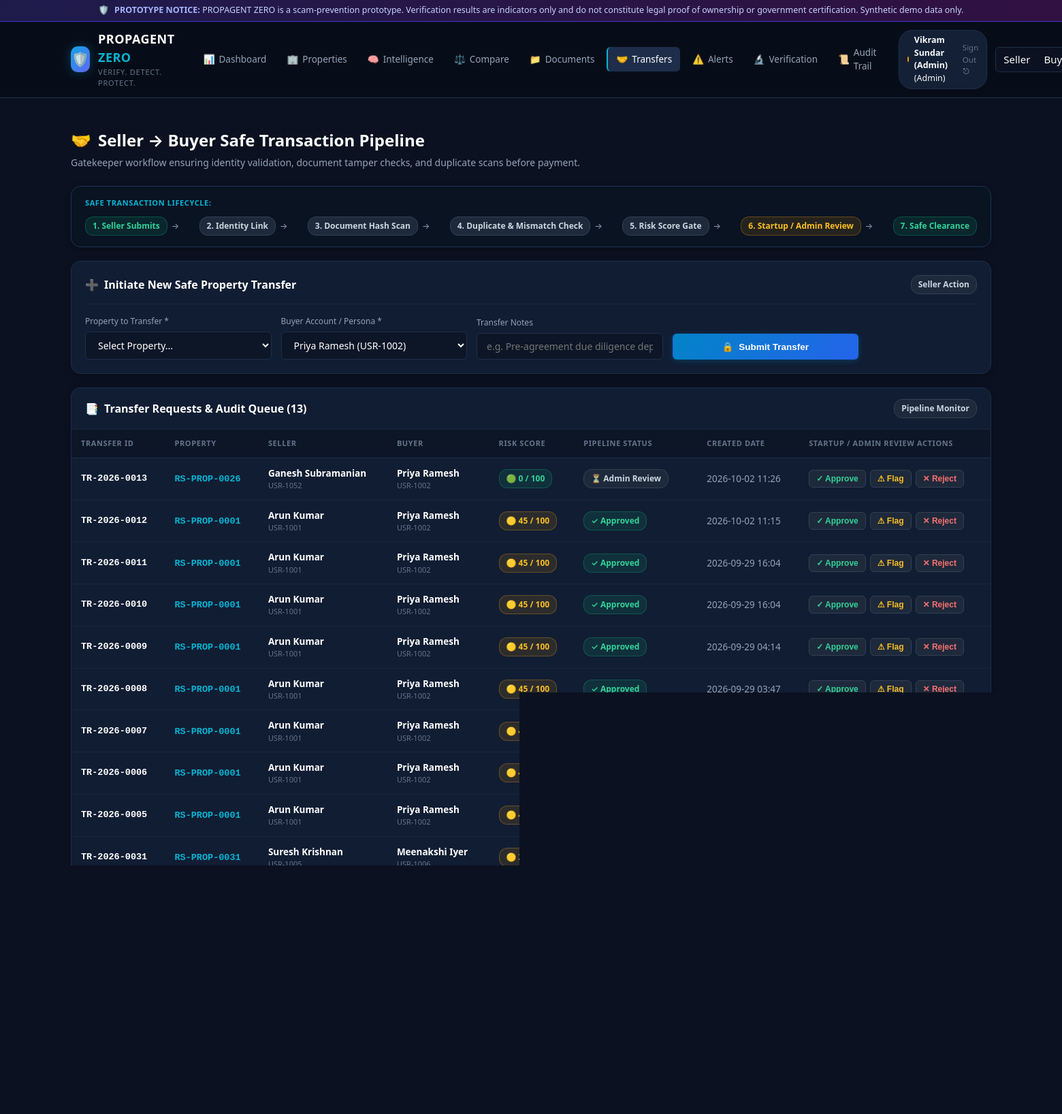
The app's page /transfers (signed in) with its own data.
### tables this page shows
CREATE TABLE transfers (
        id INTEGER PRIMARY KEY AUTOINCREMENT,
        transfer_id TEXT UNIQUE NOT NULL,
        property_id TEXT NOT NULL,
        seller_id TEXT NOT NULL,
        buyer_id TEXT NOT NULL,
        status TEXT NOT NULL DEFAULT 'Submitted',
        created_at TEXT NOT NULL DEFAULT CURRENT_TIMESTAMP,
        updated_at TEXT NOT NULL DEFAULT CURRENT_TIMESTAMP,
        notes TEXT,
        FOREIGN KEY (property_id) REFERENCES properties (property_id) ON DELETE CASCADE
    );

CREATE TABLE users (
        id INTEGER PRIMARY KEY AUTOINCREMENT,
        verified_user_id TEXT UNIQUE NOT NULL,
        name TEXT NOT NULL,
        role TEXT NOT NULL DEFAULT 'seller',
        verification_status TEXT NOT NULL DEFAULT 'Verified',
        password_hash TEXT NOT NULL DEFAULT 'demo_hash',
        email TEXT,
        created_at TEXT NOT NULL DEFAULT CURRENT_TIMESTAMP
    );

CREATE TABLE properties (
        id INTEGER PRIMARY KEY AUTOINCREMENT,
        property_id TEXT UNIQUE NOT NULL,
        owner_id TEXT NOT NULL,
        owner_name TEXT NOT NULL,
        survey_number TEXT NOT NULL,
        land_area REAL NOT NULL,
        area_unit TEXT NOT NULL DEFAULT 'sq.ft',
        property_type TEXT NOT NULL,
        district TEXT NOT NULL,
        taluk TEXT NOT NULL,
        village TEXT NOT NULL,
        location TEXT NOT NULL,
        registration_date TEXT NOT NULL,
        ownership_status TEXT NOT NULL DEFAULT 'Active',
        verification_status TEXT NOT NULL DEFAULT 'Pending',
        risk_score INTEGER NOT NULL DEFAULT 0,
        risk_level TEXT NOT NULL DEFAULT 'Low Risk',
        previous_owner TEXT,
        transfer_date TEXT,
        created_at TEXT NOT NULL DEFAULT CURRENT_TIMESTAMP
    , latitude REAL DEFAULT 13.0827, longitude REAL DEFAULT 80.2707, address TEXT DEFAULT "", land_purpose TEXT DEFAULT "Residential", declared_purpose TEXT DEFAULT "Residential", location_status TEXT DEFAULT "Consistent", purpose_status TEXT DEFAULT "Consistent", boundary_coordinates TEXT DEFAULT "");

### app.py (the view)
@app.route('/transfers')
@login_required
def transfers():
    conn = get_db_connection()
    cursor = conn.cursor()
    cursor.execute("""
        SELECT t.*, p.risk_score, p.risk_level, p.verification_status as prop_verif,
               u1.name as seller_name, u2.name as buyer_name
        FROM transfers t
        LEFT JOIN properties p ON t.property_id = p.property_id
        LEFT JOIN users u1 ON t.seller_id = u1.verified_user_id
        LEFT JOIN users u2 ON t.buyer_id = u2.verified_user_id
        ORDER BY t.id DESC
    """)
    transfer_list = [dict(r) for r in cursor.fetchall()]
    cursor.execute("SELECT property_id, owner_name, risk_score FROM properties ORDER BY property_id ASC")
    props = [dict(r) for r in cursor.fetchall()]
    cursor.execute("SELECT * FROM users WHERE role = 'buyer'")
    buyers = [dict(r) for r in cursor.fetchall()]
    conn.close()
    return render_template(
        'transfers.html',
        transfers=transfer_list,
        properties=props,
        buyers=buyers,
        selected_property_id=request.args.get('property_id')
    )

### templates/transfers.html (shortened to what this page needs)
{% extends "base.html" %}
{% block content %}
<div class="page-header">
  <div class="page-title">
    <h2><span>🤝</span> Seller &rarr; Buyer Safe Transaction Pipeline</h2>
    <p>Gatekeeper workflow ensuring identity validation, document tamper checks, and duplicate scans before payment.</p>
  </div>
</div>
<div class="card" style="background: #091322; border-color: #1e3355; padding: 16px 20px;">
  <div style="font-size: 11px; text-transform: uppercase; color: var(--accent-cyan); font-weight: 700; letter-spacing: 0.6px; margin-bottom: 12px;">
    SAFE TRANSACTION LIFECYCLE:
  </div>
  <div style="display: flex; align-items: center; justify-content: space-between; flex-wrap: wrap; gap: 10px; font-size: 12px; color: var(--text-secondary);">
    <div style="display: flex; align-items: center; gap: 6px;">
      <span class="badge badge-verified">1. Seller Submits</span>
      <span>&rarr;</span>
    </div>
    <div style="display: flex; align-items: center; gap: 6px;">
      <span class="badge badge-neutral">2. Identity Link</span>
      <span>&rarr;</span>
    </div>
    <div style="display: flex; align-items: center; gap: 6px;">
      <span class="badge badge-neutral">3. Document Hash Scan</span>
      <span>&rarr;</span>
    </div>
    <div style="display: flex; align-items: center; gap: 6px;">
      <span class="badge badge-neutral">4. Duplicate & Mismatch Check</span>
      <span>&rarr;</span>
    </div>
    <div style="display: flex; align-items: center; gap: 6px;">
      <span class="badge badge-neutral">5. Risk Score Gate</span>
      <span>&rarr;</span>
    </div>
    <div style="display: flex; align-items: center; gap: 6px;">
      <span class="badge badge-review-required">6. Startup / Admin Review</span>
      <span>&rarr;</span>
    </div>
    <div>
      <span class="badge badge-verified">7. Safe Clearance</span>
    </div>
  </div>
</div>
<div class="card">
  <div class="card-header">
    <h3><span>➕</span> Initiate New Safe Property Transfer</h3>
    <span class="badge badge-neutral">Seller Action</span>
  </div>
  <form method="POST" action="{{ url_for('initiate_transfer') }}" style="display: grid; grid-template-columns: repeat(auto-fit, minmax(220px, 1fr)) 160px; gap: 14px; align-items: flex-end;">
    <div>
      <label style="font-size: 12px; color: var(--text-secondary); display: block; margin-bottom: 6px;">
        Property to Transfer *
      </label>
      <select name="property_id" class="form-control" required>
        <option value="">Select Property...</option>
      </select>
    </div>
    <div>
      <label style="font-size: 12px; color: var(--text-secondary); display: block; margin-bottom: 6px;">
        Buyer Account / Persona *
      </label>
      <select name="buyer_id" class="form-control" required>
        {% for u in buyers %}
          <option value="{{ u.verified_user_id }}">{{ u.name }} ({{ u.verified_user_id }})</option>
        {% endfor %}
      </select>
    </div>
    <div>
      <label style="font-size: 12px; color: var(--text-secondary); display: block; margin-bottom: 6px;">
        Transfer Notes
      </label>
      <input type="text" name="notes" class="form-control" placeholder="e.g. Pre-agreement due diligence deposit">
    </div>
    <button type="submit" class="btn btn-primary" style="height: 38px;">
      <span>🔒</span> Submit Transfer
    </button>
  </form>
</div>
<div class="card" style="padding: 0; overflow: hidden;">
  <div class="card-header" style="padding: 16px 20px; margin: 0;">
    <h3><span>📑</span> Transfer Requests & Audit Queue ({{ transfers|length }})</h3>
    <span class="badge badge-neutral">Pipeline Monitor</span>
  </div>
  <div class="table-responsive">
    <table class="data-table">
      <thead>
        <tr>
          <th>Transfer ID</th>
          <th>Property</th>
          <th>Seller</th>
          <th>Buyer</th>
          <th>Risk Score</th>
          <th>Pipeline Status</th>
          <th>Created Date</th>
          <th>Startup / Admin Review Actions</th>
        </tr>
      </thead>
      <tbody>
        {% for tr in transfers %}
          <tr>
            <td class="mono-id"><strong>{{ tr.transfer_id }}</strong></td>
            <td>
              <a href="{{ url_for('property_passport', property_id=tr.property_id) }}" class="mono-id" style="text-decoration: none;">
                {{ tr.property_id }}
              </a>
            </td>
            <td>
              <strong>{{ tr.seller_name or tr.seller_id }}</strong>
              <div style="font-size: 11px; color: var(--text-muted);">{{ tr.seller_id }}</div>
            </td>
            <td>
              <strong>{{ tr.buyer_name or tr.buyer_id }}</strong>
              <div style="font-size: 11px; color: var(--text-muted);">{{ tr.buyer_id }}</div>
            </td>
            <td>
              {% if tr.risk_score >= 60 %}
                <span class="badge badge-high-risk">🔴 {{ tr.risk_score }} / 100</span>
              {% elif tr.risk_score >= 30 %}
                <span class="badge badge-review-required">🟡 {{ tr.risk_score }} / 100</span>
              {% else %}
                <span class="badge badge-low-risk">🟢 {{ tr.risk_score }} / 100</span>
              {% endif %}
            </td>
            <td>
              {% if tr.status == 'Approved' %}
                <span class="badge badge-verified">✓ Approved</span>
              {% elif tr.status == 'Review Required' %}
                <span class="badge badge-review-required">⚠ Review Required</span>
              {% elif tr.status == 'Rejected' %}
                <span class="badge badge-high-risk">❌ Rejected</span>
              {% else %}
                <span class="badge badge-neutral">⏳ {{ tr.status }}</span>
              {% endif %}
            </td>
            <td>{{ tr.created_at[:16] }}</td>
            <td>
              <div style="display: flex; gap: 6px;">
                <form method="POST" action="{{ url_for('update_transfer_status', transfer_id=tr.transfer_id, new_status='Approved') }}" style="display: inline;">
                  <button type="submit" class="btn btn-secondary btn-sm" style="color: #34d399;" title="Approve Transfer">
                    ✓ Approve
                  </button>
                </form>
                <form method="POST" action="{{ url_for('update_transfer_status', transfer_id=tr.transfer_id, new_status='Review Required') }}" style="display: inline;">
                  <button type="submit" class="btn btn-secondary btn-sm" style="color: #fbbf24;" title="Flag for In-depth Diligence">
                    ⚠ Flag
                  </button>
                </form>
                <form method="POST" action="{{ url_for('update_transfer_status', transfer_id=tr.transfer_id, new_status='Rejected') }}" style="display: inline;">
                  <button type="submit" class="btn btn-secondary btn-sm" style="color: #f87171;" title="Reject Transfer">
                    ✕ Reject
                  </button>
                </form>
              </div>
            </td>
          </tr>
        {% else %}
          <tr>
            <td colspan="8" style="text-align: center; padding: 32px; color: var(--text-muted);">
              No property transfers currently in pipeline.
            </td>
          </tr>
        {% endfor %}
      </tbody>
    </table>
  </div>
</div>
{% endblock %}

### templates/base.html (shortened to what this page needs)
<!DOCTYPE html>
<html lang="en">
<head>
  <link rel="stylesheet" href="{{ url_for('static', filename='style.css') }}">
</head>
<body>
  <div class="disclaimer-banner">
    <span>🛡️</span>
    <span>
      <strong>PROTOTYPE NOTICE:</strong> PROPAGENT ZERO is a scam-prevention prototype. Verification results are indicators only and do not constitute legal proof of ownership or government certification. Synthetic demo data only.
    </span>
  </div>
  <header class="app-header">
    <div class="nav-container">
      <a href="{{ url_for('dashboard') }}" class="brand-group">
        <div class="brand-icon">🛡️</div>
        <div class="brand-text">
          <h1>PROPAGENT <span>ZERO</span></h1>
          <div class="brand-tagline">Verify. Detect. Protect.</div>
        </div>
      </a>
      <nav class="main-nav">
        <a href="{{ url_for('dashboard') }}" class="{% if request.endpoint == 'dashboard' %}active{% endif %}">
          <span>📊</span> Dashboard
        </a>
        <a href="{{ url_for('properties') }}" class="{% if request.endpoint in ['properties', 'property_passport', 'new_property'] %}active{% endif %}">
          <span>🏢</span> Properties
        </a>
        <a href="{{ url_for('property_intelligence') }}" class="{% if request.endpoint == 'property_intelligence' %}active{% endif %}">
          <span>🧠</span> Intelligence
        </a>
        <a href="{{ url_for('property_compare') }}" class="{% if request.endpoint == 'property_compare' %}active{% endif %}">
          <span>⚖️</span> Compare
        </a>
        <a href="{{ url_for('documents') }}" class="{% if request.endpoint == 'documents' %}active{% endif %}">
          <span>📁</span> Documents
        </a>
        <a href="{{ url_for('transfers') }}" class="{% if request.endpoint == 'transfers' %}active{% endif %}">
          <span>🤝</span> Transfers
        </a>
        <a href="{{ url_for('alerts') }}" class="{% if request.endpoint == 'alerts' %}active{% endif %}">
          <span>⚠️</span> Alerts
        </a>
        <a href="{{ url_for('verification_center') }}" class="{% if request.endpoint == 'verification_center' %}active{% endif %}">
          <span>🔬</span> Verification
        </a>
        <a href="{{ url_for('audit') }}" class="{% if request.endpoint == 'audit' %}active{% endif %}">
          <span>📜</span> Audit Trail
        </a>
      </nav>
      <div class="user-persona-group">
        {% if session.get('user_id') %}
        <div class="persona-badge">
          <span class="persona-dot {{ session.get('user_role', 'admin') }}"></span>
          <span><strong>{{ session.get('user_name', 'Demo User') }}</strong> ({{ session.get('user_role', 'user')|capitalize }})</span>
          <a href="{{ url_for('logout') }}" style="margin-left: 8px; color: var(--text-muted); font-size: 11.5px; text-decoration: none;" title="Sign Out">Sign Out ⎋</a>
        </div>
        {% if demo_mode %}
        <div class="role-switcher-dropdown">
          <form action="{{ url_for('switch_role', role='seller') }}" method="POST" style="display:inline; margin:0;">
            <button type="submit" class="{% if session.get('user_role') == 'seller' %}active{% endif %}" style="background:none; border:none; color:inherit; font:inherit; cursor:pointer; padding:3px 8px; border-radius:4px;" title="Switch to Demo Seller">Seller</button>
          </form>
          <form action="{{ url_for('switch_role', role='buyer') }}" method="POST" style="display:inline; margin:0;">
            <button type="submit" class="{% if session.get('user_role') == 'buyer' %}active{% endif %}" style="background:none; border:none; color:inherit; font:inherit; cursor:pointer; padding:3px 8px; border-radius:4px;" title="Switch to Demo Buyer">Buyer</button>
          </form>
        </div>
        {% endif %}
        {% else %}
        <div class="persona-badge">
          <a href="{{ url_for('login') }}" class="btn btn-primary btn-sm" style="text-decoration:none; padding:4px 10px;">Sign In 🔑</a>
        </div>
        {% endif %}
      </div>
    </div>
  </header>
  <main class="app-main">
    {% block content %}{% endblock %}
  </main>
  <footer class="app-footer">
    <div class="footer-links">
      <a href="{{ url_for('dashboard') }}">Dashboard</a> &bull;
      <a href="{{ url_for('properties') }}">Property Directory</a> &bull;
      <a href="{{ url_for('property_intelligence') }}">Intelligence</a> &bull;
      <a href="{{ url_for('property_compare') }}">Comparison</a> &bull;
      <a href="{{ url_for('alerts') }}">Active Alerts</a> &bull;
      <a href="{{ url_for('transfers') }}">Safe Transfers</a> &bull;
      <a href="{{ url_for('audit') }}">Audit Ledger</a>
    </div>
    <p>
    </p>
    <p style="margin-top: 4px; font-size: 11.5px; color: #475569;">
    </p>
  </footer>
</body>
</html>

### records on screen
transfers: transfer_id "TR-2026-0013", property_id "RS-PROP-0026", name "Ganesh Subramanian", seller_id "USR-1052", name "Priya Ramesh", buyer_id "USR-1002", risk_score "0", status "Admin Review", created_at "2026-10-02 11:26"
transfers: transfer_id "TR-2026-0012", property_id "RS-PROP-0001", name "Arun Kumar", seller_id "USR-1001", name "Priya Ramesh", buyer_id "USR-1002", risk_score "45", status "✓ Approved", created_at "2026-10-02 11:15"
transfers: transfer_id "TR-2026-0011", property_id "RS-PROP-0001", name "Arun Kumar", seller_id "USR-1001", name "Priya Ramesh", buyer_id "USR-1002", risk_score "45", status "✓ Approved", created_at "2026-09-29 16:04"
transfers: transfer_id "TR-2026-0010", property_id "RS-PROP-0001", name "Arun Kumar", seller_id "USR-1001", name "Priya Ramesh", buyer_id "USR-1002", risk_score "45", status "✓ Approved", created_at "2026-09-29 16:04"
transfers: transfer_id "TR-2026-0009", property_id "RS-PROP-0001", name "Arun Kumar", seller_id "USR-1001", name "Priya Ramesh", buyer_id "USR-1002", risk_score "45", status "✓ Approved", created_at "2026-09-29 04:14"
transfers: transfer_id "TR-2026-0008", property_id "RS-PROP-0001", name "Arun Kumar", seller_id "USR-1001", name "Priya Ramesh", buyer_id "USR-1002", risk_score "45", status "✓ Approved", created_at "2026-09-29 03:47"
transfers: transfer_id "TR-2026-0007", property_id "RS-PROP-0001", name "Arun Kumar", seller_id "USR-1001", name "Priya Ramesh", buyer_id "USR-1002", risk_score "45"
transfers: transfer_id "TR-2026-0006", property_id "RS-PROP-0001", name "Arun Kumar", seller_id "USR-1001", name "Priya Ramesh", buyer_id "USR-1002", risk_score "45"

### other values on screen
{{ session.get('user_name', 'Demo User') }} "Vikram Sundar (Admin)"
{{ session.get('user_role', 'user')|capitalize }} "Admin"
{{ transfers|length }} "13"
form field buyer_id "Priya Ramesh (USR-1002)"
